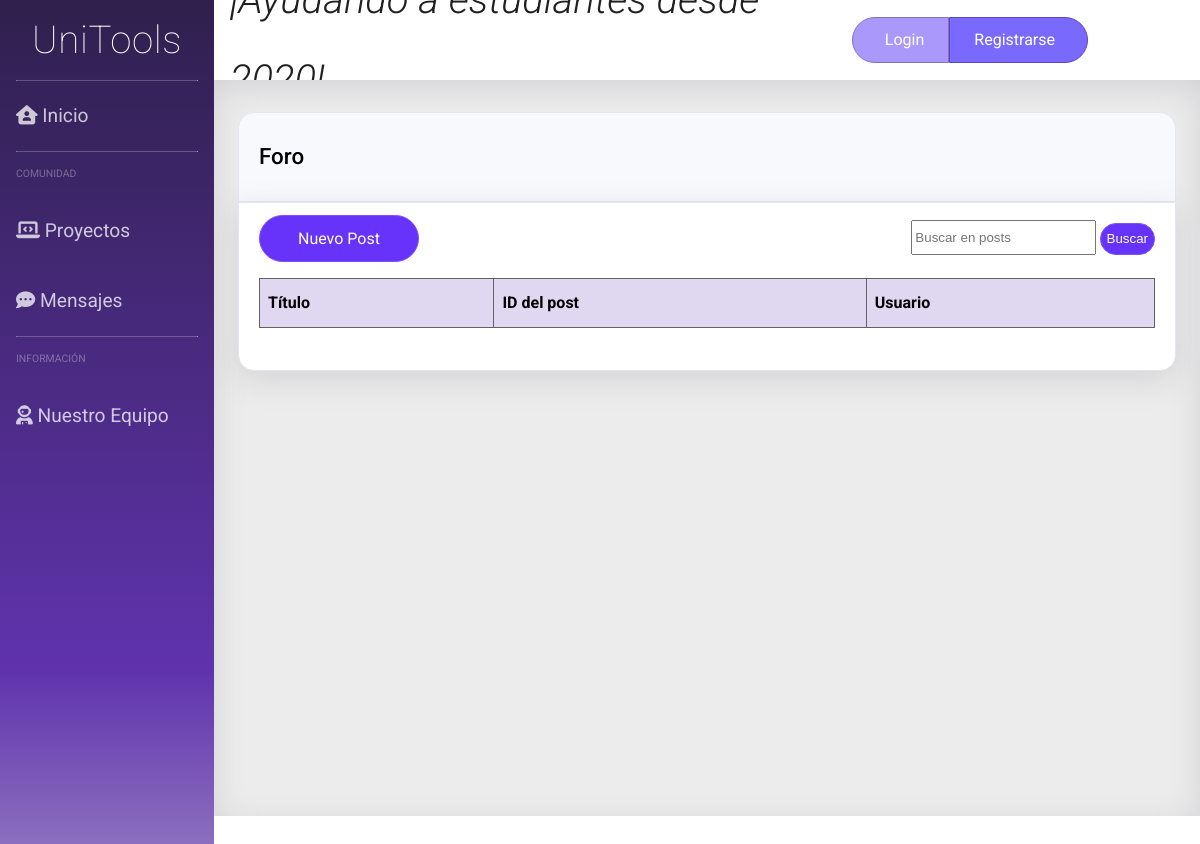
Before: /foro.php with the older database file.
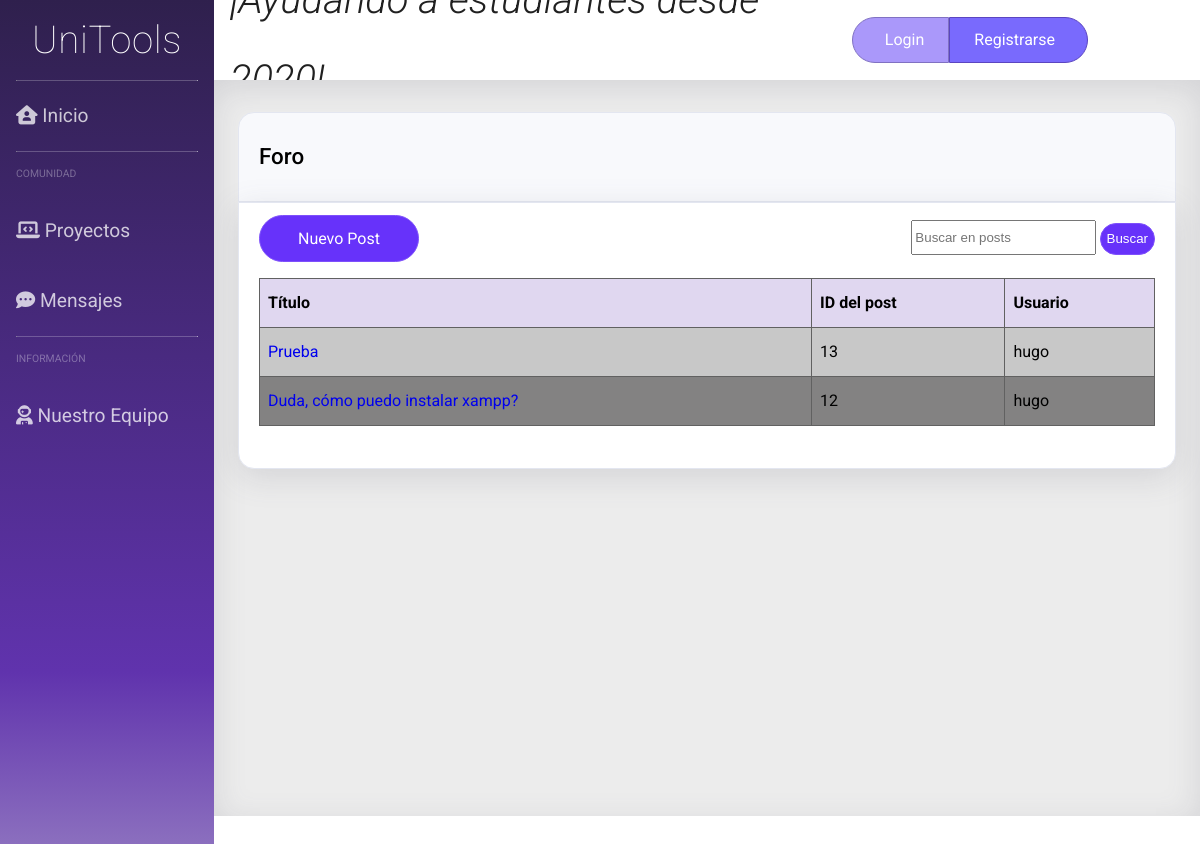
After: the same page with the newer database file.
### tables this page shows
CREATE TABLE `posts` (
  `id_post` int(11) NOT NULL,
  `user` int(11) NOT NULL,
  `title` text NOT NULL,
  `content` text NOT NULL,
  `id_cat` int(11) NOT NULL
);

CREATE TABLE `user` (
  `id_user` int(11) NOT NULL,
  `email` varchar(50) NOT NULL,
  `password` varchar(255) NOT NULL,
  `username` varchar(30) NOT NULL,
  `premium` tinyint(1) NOT NULL,
  `admin` tinyint(1) NOT NULL
);

### dao/post_class.php (called while the page is built, shortened)
<?php
class TOUPost {
	private $id_Post;
	private $user;
	private $title;
	function __construct($id_post ='',$user='',$title='',$content='',$category=''){
        $this->id_Post = $id_post;
		$this->user = $user;
		$this->title = $title;
	}
	public function get_id(){
		return $this->id_Post;
	}
	public function get_user(){
		return $this->user;
	}
	public function get_title(){
		return $this->title;
	}
}
?>

### dao/DAO.php (called while the page is built, shortened)
<?php
class DAO {
	public $conn;
	public function __construct() {
		if (!$this->conn){
			if(isset($_SESSION['admin']) && $_SESSION['admin']){
				$this->conn = mysqli_connect("localhost", "root", "", "unitoolsdb");
			}else{
				$this->conn = mysqli_connect("localhost", "Usuario", "", "unitoolsdb");
			}
		}
	}
	public function ejecutarConsulta($query){
		$result = mysqli_query($this->conn, $query) or die($this->conn->error);
        $array = mysqli_fetch_assoc($result);
		return $array;
	}
	public function devolverConsulta($query){
		$result = mysqli_query($this->conn, $query) or die($this->conn->error);
		return $result;
	}
}
?>

### dao/dao_post.php (called while the page is built, shortened)
<?php
include_once('DAO.php');
include_once('post_class.php');
class DAOpost extends DAO {
	public function show_all_data(){
		$sql = sprintf("SELECT * FROM posts ORDER BY id_post DESC");
		$query = $this->devolverConsulta($sql);
        $array = [];
        while($result = mysqli_fetch_assoc($query)){
            $post = new TOUpost( $result['id_post'],$result['user'],$result['title'],$result['content'],$result['id_cat']);
            array_push($array, $post);
        }
		return $array;
	}
}
?>

### dao/dao_user.php (called while the page is built, shortened)
<?php
include_once('DAO.php');
include_once('user_class.php');
class DAOUsuario extends DAO {
	public function search_userId($userId){
		$sql = sprintf("SELECT * FROM user WHERE id_User = $userId");
		if (!$this->ejecutarConsulta($sql))
			return null;
		else
		{
			$result = $this->ejecutarConsulta($sql);
			$user = new TOUser($result['id_user'],$result['email'],$result['password'],$result['username'],$result['premium'], $result['admin']);
			return $user;
		}
	}
}
?>

### dao/user_class.php (called while the page is built, shortened)
<?php
class TOUser {
	private $user_name;
	function __construct($userId='',$email='',$password='',$user_name='',$premium='', $admin=''){
		$this->user_name = $user_name;
	}
	public function get_username(){
		return $this->user_name;
	}
}
?>

### foro.php (the view, shortened to what this page needs)
<?php
include_once("dao/dao_user.php");
include_once("dao/dao_post.php");
?>
<!DOCTYPE html>
<html>
<head>
    <link rel="stylesheet" type="text/css" href="css/hoja_OG.css">
    <link rel="stylesheet" type="text/css" href="css/side_OG.css">
    <link rel="stylesheet" type="text/css" href="css/cabecera_OG.css">
    <link rel="stylesheet" type="text/css" href="css/content_OG.css">
</head>
<body>
 <div class="contenedor">
<?php
require("includes/common/navegacion_OG.php");?>
<?php
require("includes/common/cabecera_OG.php");?>
<div class="contenido">
            <div class="cotenido">
            <div class="fb-col box" id="prs_g">
		    <div class="t1 fb-row" >
            <h1>Foro</h1>
            </div>
            <div class = "b1">
                <div class = "fb-row jc_space-between v-center" id = "posts">
                    <div class="nav_i " id="btn_foro">
                    <a  href="nuevo_post.php">Nuevo Post</a>
                    </div>
                    <form action="search.php" method="POST" id = "foro_barra_busqueda" class="fb-row" >
                        <input type="text" name="buscar" placeholder="Buscar en posts">
                        <div>
                            <button  type="submit" name="submit-buscar" href="search.php">Buscar </button>
                        </div>
                    </form>
                </div>
                <?php
                $dao_post = new DAOpost();
                $dao_user = new DAOUsuario();
                $res = $dao_post->show_all_data();
	         echo "<table id='t01' style='width:100%'>";
	         echo "<tr>";
	         echo "<th>Título</th>";
		     echo "<th>ID del post</th>";
		     echo "<th>Usuario</th>";
		     echo "</tr>";
                while (!empty($res)) {
                    $curr_post = array_shift($res);
                    $post_id = $curr_post->get_id();
                    $usuario = $dao_user->search_userId($curr_post->get_user());
                    $title = $curr_post->get_title();
                    if ($usuario == null) {
                        $username = "Usuario borrado";
                    } else {
                        $username = $usuario->get_username();
                    }
		  echo "<tr>";
		  echo "<td>" . "<a href=\"post.php?id=" . $post_id . "\">" . $title . "</a></td>";
		  echo "<td>"  . $post_id ."</td>";
		  echo "<td>" . $username   . "</td>";
		  echo "</tr>";
                }
	       echo "</table>";
                ?>
            </div>
        </div>
        </div>
    </div>
</body>

Changed rows visible on the page:
added posts: title "Prueba", id_post "13", user.username "hugo"
added posts: title "Duda, cómo puedo instalar xampp?", id_post "12", user.username "hugo"
